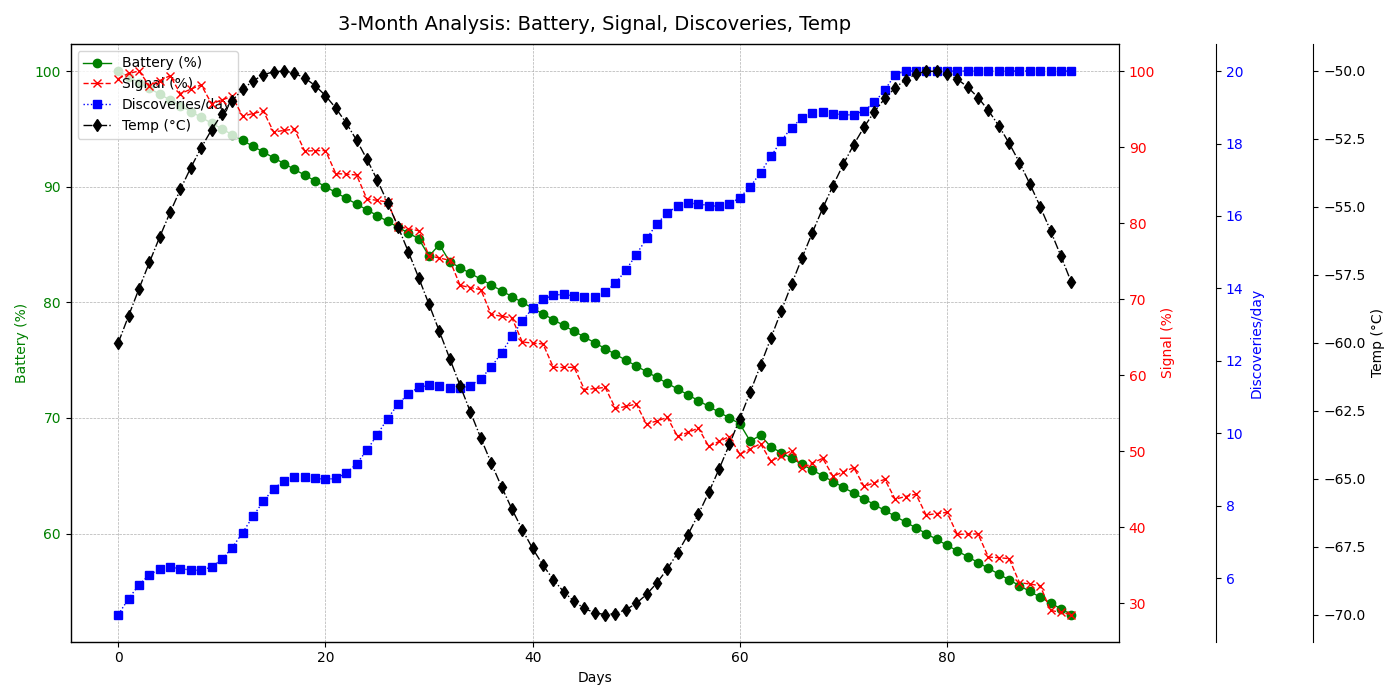

Recreate this plot in Python.
import numpy as np
import matplotlib.pyplot as plt

days = np.arange(0, 93, 1)

battery_usage = np.array([100, 99.5, 99, 98.5, 98, 97.5, 97, 96.5, 96, 95.5, 95, 94.5, 
                          94, 93.5, 93, 92.5, 92, 91.5, 91, 90.5, 90, 89.5, 89, 88.5, 88, 
                          87.5, 87, 86.5, 86, 85.5, 84, 85, 83.5, 83, 82.5, 82, 81.5, 81, 
                          80.5, 80, 79.5, 79, 78.5, 78, 77.5, 77, 76.5, 76, 75.5, 75, 74.5, 
                          74, 73.5, 73, 72.5, 72, 71.5, 71, 70.5, 70, 69.5, 68, 68.5, 67.5, 
                          67, 66.5, 66, 65.5, 65, 64.5, 64, 63.5, 63, 62.5, 62, 61.5, 61, 
                          60.5, 60, 59.5, 59, 58.5, 58, 57.5, 57, 56.5, 56, 55.5, 55, 54.5, 
                          54, 53.5, 53])

signal_strength = np.clip(100 - (0.8 * days) + 5*np.sin(0.1*days) + (days % 3 - 1), 0, 100)
discovery_rate = np.clip(5 + 0.2 * days + 0.5*np.sin(0.5*days), 0, 20)
temperature_readings = -60 + 10*np.sin(0.1*days)

fig, ax1 = plt.subplots(figsize=(14, 7))

ax1.plot(days, battery_usage, 'o-', color='green', label='Battery (%)', linewidth=1)
ax1.set_xlabel('Days', fontsize=10)
ax1.set_ylabel('Battery (%)', color='green', fontsize=10)
ax1.tick_params(axis='y', labelcolor='green')

ax2 = ax1.twinx()
ax2.plot(days, signal_strength, 'x--', color='red', label='Signal (%)', linewidth=1)
ax2.set_ylabel('Signal (%)', color='red', fontsize=10)
ax2.tick_params(axis='y', labelcolor='red')

ax3 = ax1.twinx()
ax3.spines['right'].set_position(('outward', 70))
ax3.plot(days, discovery_rate, 's:', color='blue', label='Discoveries/day', linewidth=1)
ax3.set_ylabel('Discoveries/day', color='blue', fontsize=10)
ax3.tick_params(axis='y', labelcolor='blue')

ax4 = ax1.twinx()
ax4.spines['right'].set_position(('outward', 140))
ax4.plot(days, temperature_readings, 'd-.', color='black', label='Temp (°C)', linewidth=1)
ax4.set_ylabel('Temp (°C)', color='black', fontsize=10)
ax4.tick_params(axis='y', labelcolor='black')

lines1, labels1 = ax1.get_legend_handles_labels()
lines2, labels2 = ax2.get_legend_handles_labels()
lines3, labels3 = ax3.get_legend_handles_labels()
lines4, labels4 = ax4.get_legend_handles_labels()

ax1.legend(lines1 + lines2 + lines3 + lines4, labels1 + labels2 + labels3 + labels4, loc='upper left', fontsize=10)

ax1.grid(True, linestyle='--', linewidth=0.5)
plt.title('3-Month Analysis: Battery, Signal, Discoveries, Temp', fontsize=14, fontweight='normal', pad=10)

plt.tight_layout()
plt.show()
